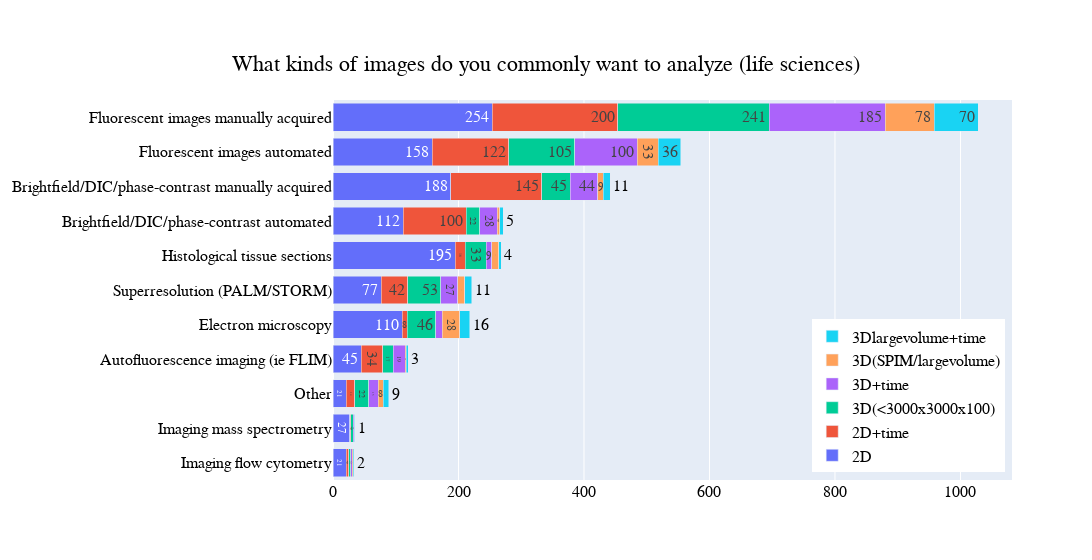

Notebook cell for this chart:
### Markdown cell above
##### Creating the figures

### Code cell
stacked_barchart_fig(images_lif_df,title="What kinds of images do you commonly want to analyze (life sciences)", order_of_stacks=['2D', '2D+time','3D(<3000x3000x100)', '3D+time','3D(SPIM/largevolume)', '3Dlargevolume+time'])

### Figure 1 — Plotly figure (JSON) as saved in the notebook; plotly's stock layout.template omitted (floating-point values rounded to 4 significant figures)
{"data": [{"name": "2D", "orientation": "h", "text": [188, 112, 254, 158, 195, 110, 27, 21, 77, 45, 21], "type": "bar", "x": [188, 112, 254, 158, 195, 110, 27, 21, 77, 45, 21], "y": ["Brightfield/DIC/phase-contrast manually acquired", "Brightfield/DIC/phase-contrast automated", "Fluorescent images manually acquired", "Fluorescent images automated", "Histological tissue sections", "Electron microscopy", "Imaging mass spectrometry", "Imaging flow cytometry", "Superresolution (PALM/STORM)", "Autofluorescence imaging (ie FLIM)", "Other"]}, {"name": "2D+time", "orientation": "h", "text": [145, 100, 200, 122, 16, 8, 1, 4, 42, 34, 14], "type": "bar", "x": [145, 100, 200, 122, 16, 8, 1, 4, 42, 34, 14], "y": ["Brightfield/DIC/phase-contrast manually acquired", "Brightfield/DIC/phase-contrast automated", "Fluorescent images manually acquired", "Fluorescent images automated", "Histological tissue sections", "Electron microscopy", "Imaging mass spectrometry", "Imaging flow cytometry", "Superresolution (PALM/STORM)", "Autofluorescence imaging (ie FLIM)", "Other"]}, {"name": "3D(<3000x3000x100)", "orientation": "h", "text": [45, 22, 241, 105, 33, 46, 4, 3, 53, 17, 22], "type": "bar", "x": [45, 22, 241, 105, 33, 46, 4, 3, 53, 17, 22], "y": ["Brightfield/DIC/phase-contrast manually acquired", "Brightfield/DIC/phase-contrast automated", "Fluorescent images manually acquired", "Fluorescent images automated", "Histological tissue sections", "Electron microscopy", "Imaging mass spectrometry", "Imaging flow cytometry", "Superresolution (PALM/STORM)", "Autofluorescence imaging (ie FLIM)", "Other"]}, {"name": "3D+time", "orientation": "h", "text": [44, 28, 185, 100, 9, 10, 2, 3, 27, 19, 15], "type": "bar", "x": [44, 28, 185, 100, 9, 10, 2, 3, 27, 19, 15], "y": ["Brightfield/DIC/phase-contrast manually acquired", "Brightfield/DIC/phase-contrast automated", "Fluorescent images manually acquired", "Fluorescent images automated", "Histological tissue sections", "Electron microscopy", "Imaging mass spectrometry", "Imaging flow cytometry", "Superresolution (PALM/STORM)", "Autofluorescence imaging (ie FLIM)", "Other"]}, {"name": "3D(SPIM/largevolume)", "orientation": "h", "text": [9, 4, 78, 33, 11, 28, null, 1, 11, 2, 8], "type": "bar", "x": [9, 4, 78, 33, 11, 28, null, 1, 11, 2, 8], "y": ["Brightfield/DIC/phase-contrast manually acquired", "Brightfield/DIC/phase-contrast automated", "Fluorescent images manually acquired", "Fluorescent images automated", "Histological tissue sections", "Electron microscopy", "Imaging mass spectrometry", "Imaging flow cytometry", "Superresolution (PALM/STORM)", "Autofluorescence imaging (ie FLIM)", "Other"]}, {"name": "3Dlargevolume+time", "orientation": "h", "text": [11, 5, 70, 36, 4, 16, 1, 2, 11, 3, 9], "type": "bar", "x": [11, 5, 70, 36, 4, 16, 1, 2, 11, 3, 9], "y": ["Brightfield/DIC/phase-contrast manually acquired", "Brightfield/DIC/phase-contrast automated", "Fluorescent images manually acquired", "Fluorescent images automated", "Histological tissue sections", "Electron microscopy", "Imaging mass spectrometry", "Imaging flow cytometry", "Superresolution (PALM/STORM)", "Autofluorescence imaging (ie FLIM)", "Other"]}], "layout": {"barmode": "stack", "font": {"color": "Black", "family": "Helvetica", "size": 16}, "legend": {"font": {"color": "Black", "size": 16}, "title": {"font": {"family": "Helvetica"}}, "x": 0.99, "xanchor": "right", "y": 0.02, "yanchor": "bottom"}, "margin": {"l": 100}, "title": {"text": "What kinds of images do you commonly want to analyze (life sciences)", "x": 0.5, "y": 0.9}, "width": 1200, "yaxis": {"categoryorder": "total ascending"}}}
